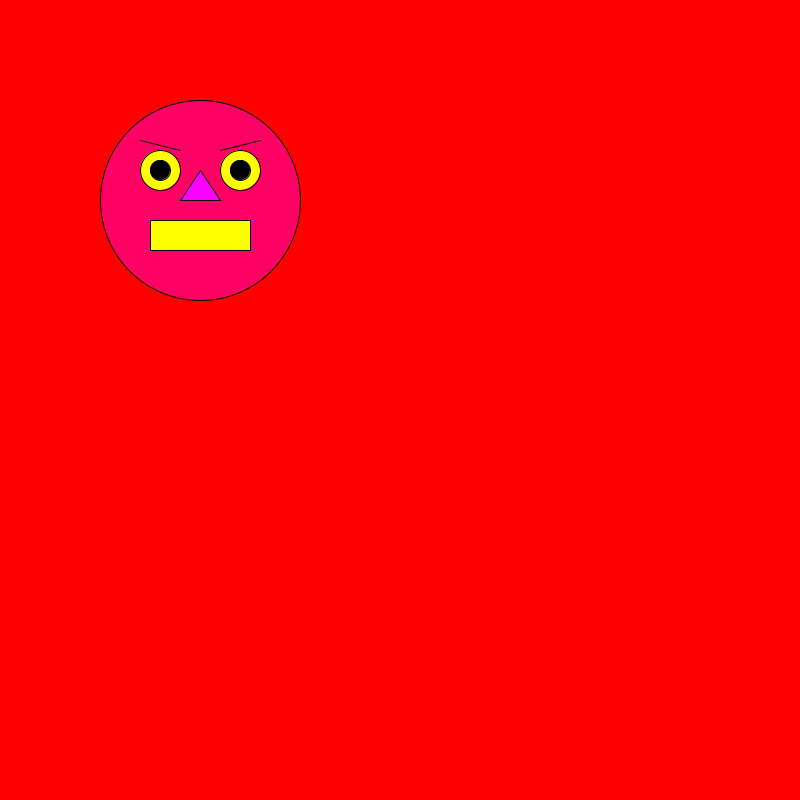
Frame 1 (no input)
Frame 60 (the mouse pressed at the canvas centre just before this capture): identical to frame 1, image omitted
Frame 120 (the mouse held since frame 60 and released just before this capture): identical to frame 1, image omitted

The Processing sketch that drew this single still picture (run headless with seeded random() and noise(); from frame 60 on, the mouse is pressed at the canvas centre):

// Processing sketch: sketch_2hafta
// ── sketch_2hafta.pde
//Yusuf Arslan
void setup()//once 1 kere
{
  //size = pencerenin genişlik ve yükseklik
  //background = arka plan rengi
  size(800,800);background(255,0,0);fill(255,0,100);ellipse(200,200,200,200);fill(255,255,0);ellipse(240,170,40,40);
  ellipse(160,170,40,40);rect(150,220,100,30);fill(0);ellipse(160,170,20,20);ellipse(240,170,20,20);
  fill(255,0,255);triangle(180,200,200,170,220,200);line(140,140,180,150);line(220,150,260,140);
}

void draw()//continuous sürekli
{
  
}
//fill() = oluşturulan şekil içini doldurma
//line(x1,y1,x2,y2) = çizgi oluşturmak
//rect(x,y,w,h) = kare
//ellipse(x,y,w,h) = daire
